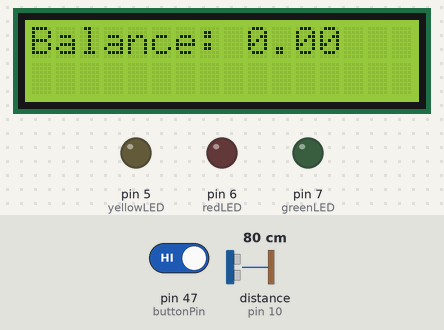
Bench run of a sketch on a simulated Arduino Mega 2560, built with avr-gcc and run on an emulated ATmega2560. Parts: 16×2 character LCD, output pins drawn as LEDs (lit = HIGH). Wiring (inferred from the names in the program): ultrasonic range finder: trigger pin 9; echo pin 10. The test bench sets the inputs (shaded band); at power-on: distance to the obstacle (sensor on pin 10) 80 cm, pin 47 (buttonPin) HIGH. The echo pulse lasts 58.3 µs per cm; pins used as bus, display or sensor lines are not drawn; what the sketch prints to the serial monitor is not drawn.

Above: at 1.2 s.
1.3 s: distance to the obstacle (sensor on pin 10) set to 11 cm
2.8 s: distance to the obstacle (sensor on pin 10) set to 8 cm
At 3.6 s:
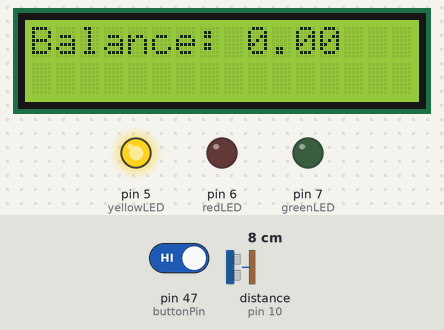
4.3 s: distance to the obstacle (sensor on pin 10) set to 4 cm
At 7.0 s:
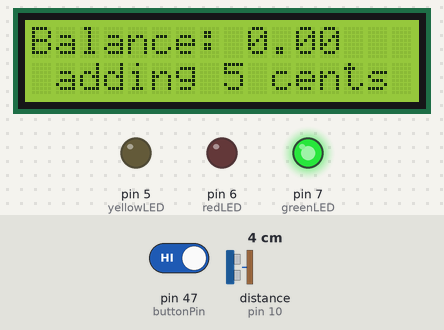
7.3 s: pin 47 (buttonPin) driven LOW
10.3 s: distance to the obstacle (sensor on pin 10) set to 2 cm
At 11.4 s:
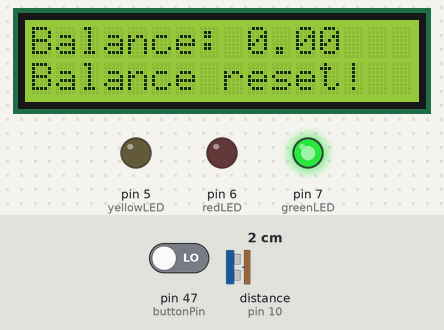
13.3 s: distance to the obstacle (sensor on pin 10) set to 9 cm
At 18.0 s:
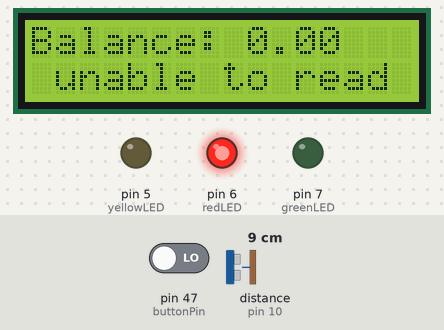
Timing chart, 0 to 23.6 s (numbered marks = the images above; inputs shaded):
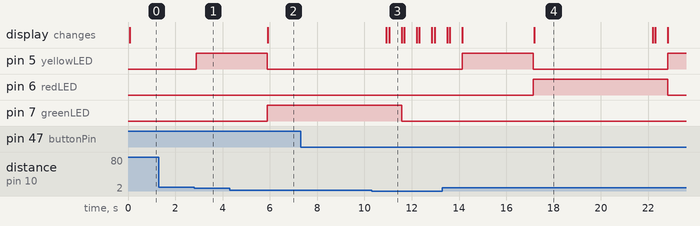

The sketch:

ProjectCode.ino
```cpp
#define trigPin 9
#define echoPin 10

#define redLED 6
#define greenLED 7
#define yellowLED 5

#define buttonPin 47

#include <Wire.h>
#include <LiquidCrystal_I2C.h>

LiquidCrystal_I2C lcd(0x3f, 2, 1, 0, 4, 5, 6, 7, 3, POSITIVE);

long duration;
int distance;
int button;
double sum = 0.00;

void displays(){
  // displays the sum
  lcd.setCursor(0,0);
  lcd.print("Balance:");
  lcd.setCursor(9,0);
  lcd.print(sum);
}

void clearLine(int line){
  // clears a line by replacing all characters with a blank space
  String string = "";
  for(int i = 0; i < 16; i++){
    // addes a white space to the string variable
    string += " "; //concatenate a blank space to the string variable
  }
  lcd.setCursor(0, line); //set the position on the LCD
  lcd.print(string); //print the blank spaces on the LCD
}

void resetValue(){
    lcd.setCursor(0,1); //sets the position on the LCD
    lcd.print("Balance reset!");
    sum = 0.00;
    delay(500);
    clearLine(1); //clears the "Balance reset!" statement
}

void getDistance(){
  // trig pin controls when an ultrasonic pulse is sent out
  //will send 8 waves
  digitalWrite(trigPin, LOW);
  delayMicroseconds(2);
  digitalWrite(trigPin, HIGH);
  delayMicroseconds(10);
  digitalWrite(trigPin,LOW);

  // reads how long the wave travels to and from the object
  duration = pulseIn(echoPin, HIGH);
  /* measures the distance by multiplying
   * the duration by the speed of soundthen divide by 2
   *  manual calibration by subtracting 1 cm.
   */
  distance = ((duration*0.034)/2 - 1);
}

void setup() {
  Serial.begin(9600); //start communication to the serial monitor.
  //serial monitor is used for testing purposes
  pinMode(trigPin, OUTPUT); //controls the echol pin
  pinMode(echoPin, INPUT); //recieved duration values from the echo pin
  lcd.begin(16,2); //defines the dimensions of the LCD
  lcd.backlight();
  pinMode(greenLED,OUTPUT);
  pinMode(redLED,OUTPUT);
  pinMode(yellowLED,OUTPUT);
  pinMode(buttonPin, INPUT);
}

void loop() {

  getDistance();

  button = digitalRead(buttonPin);
  Serial.print("Distance: ");
  Serial.println(distance);
  Serial.println(sum);

  if(button == LOW){
    // when the button is pressed
    // resets the balance to 0
    resetValue();
  }

  displays();

  if(distance >= 2 && distance < 8){
    // when there is a coin inserted turn on the yellow LED
    digitalWrite(yellowLED, HIGH);
    digitalWrite(redLED, LOW);
    digitalWrite(greenLED, LOW);
    delay(3000); //allows time for the user to adjust the positioning of the coin
    getDistance();

    if(distance == 2){ //can change distance values
        // reading a coin with a value of $0.05 (nickel)
        digitalWrite(greenLED, HIGH);
        digitalWrite(yellowLED, LOW);
        digitalWrite(redLED, LOW);
        Serial.print("Distance: ");
        Serial.println(distance); //testing purposes
        lcd.clear();
        displays();
        lcd.setCursor(1,1);
        lcd.print("adding 5 cents");
        sum = sum + 0.05;
        delay(5000); //allows time for the user to remove the coin
        clearLine(1); //clear the indication statement

    } else if(distance == 3){ //can change distance values
        // reading a coin with a value of $2.00 (toonie)
        digitalWrite(greenLED, HIGH);
        digitalWrite(yellowLED, LOW);
        digitalWrite(redLED, LOW);
        Serial.print("Distance: ");
        Serial.println(distance); //testing purposes
        lcd.clear();
        displays();
        lcd.setCursor(1,1);
        lcd.print("adding 2 dollars");
        sum = sum + 2.00;
        delay(5000); //allows time for the user to remove the coin
        clearLine(1); //clear the indication statement

    } else {
      // Coin is unable to be read
      digitalWrite(redLED,HIGH);
      digitalWrite(greenLED,LOW);
      digitalWrite(yellowLED, LOW);
      Serial.print("Distance: ");
      Serial.println(distance);
      lcd.clear();
      displays();
      lcd.setCursor(1,1);
      lcd.print("unable to read");
      delay(5000); //allows time for the user to remove the coin
      clearLine(1); //clears the indication statement
    }
    /*distance values can be changed to match other Canadian coins
     * device does not use a DHT11 sensor
     */
  } else {
    // turn off all LEDs when there is no coin being inserted
    digitalWrite(yellowLED, LOW);
    digitalWrite(redLED,LOW);
    digitalWrite(greenLED, LOW);
  }

  delay(100);
}
```

Measured:
- the behaviour switches between 10 and 9 cm on distance to the obstacle (sensor on pin 10) (found by bisection; images 0 and 1)
- the behaviour switches between 4 and 3 cm on distance to the obstacle (sensor on pin 10) (found by bisection; images 2 and 3)
- after the input at 1.3 s, every drawn part: stays the same
- after the input at 2.8 s, pin 5 (yellowLED): LOW → HIGH after 0.08 s
- after the input at 4.3 s, pin 6 (redLED): stays LOW (without the input it goes to HIGH after 1.6 s); pin 7 (greenLED): LOW → HIGH after 1.6 s; the display: changes after 1.6 s (image 2)
- after the input at 7.3 s, every drawn part: stays the same
- after the input at 10.3 s, pin 5 (yellowLED): stays LOW (without the input it goes to HIGH after 1.3 s)
- after the input at 13.3 s, pin 5 (yellowLED): LOW → HIGH after 0.84 s, → LOW 3.0 s later, → HIGH 5.7 s later; pin 6 (redLED): LOW → HIGH after 3.8 s, → LOW 5.7 s later
- what the display in image 3 shows lasts 0.6 s, from 11.0 s to 11.6 s
